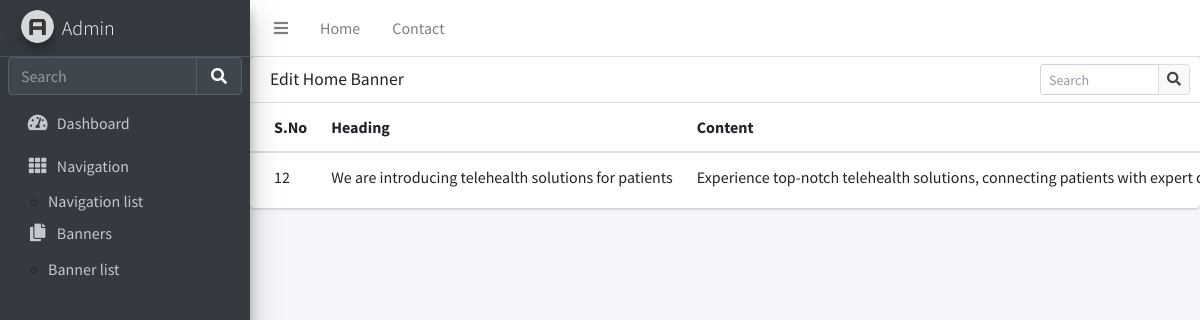
/admin/banner-list.php, run on the app's committed database.
### tables this page shows
CREATE TABLE `banner_tbl` (
  `id` int NOT NULL,
  `heading` varchar(255) NOT NULL,
  `content` varchar(255) NOT NULL,
  `image` varchar(255) NOT NULL
);

### admin/banner-list.php (the view, shortened to what this page needs)
<!DOCTYPE html>
<html lang="en">
<head>
  <link rel="stylesheet" href="cssmain/all.min.css">
  <link rel="stylesheet" href="cssmain/adminlte.min.css">
</head>
<body class="hold-transition sidebar-mini">
<div class="wrapper">
  <nav class="main-header navbar navbar-expand navbar-white navbar-light">
    <ul class="navbar-nav">
      <li class="nav-item">
        <a class="nav-link" data-widget="pushmenu" href="#" role="button"><i class="fas fa-bars"></i></a>
      </li>
      <li class="nav-item d-none d-sm-inline-block">
        <a href="../../index3.html" class="nav-link">Home</a>
      </li>
      <li class="nav-item d-none d-sm-inline-block">
        <a href="#" class="nav-link">Contact</a>
      </li>
    </ul>
  </nav>
  <?php include "sidebar.php"; ?>
  <div class="content-wrapper">
            <div class="row">
          <div class="col-12">
            <div class="card">
              <div class="card-header">
                <h3 class="card-title">Edit Home Banner</h3>
                <div class="card-tools">
                  <div class="input-group input-group-sm" style="width: 150px;">
                    <input type="text" name="table_search" class="form-control float-right" placeholder="Search">
                    <div class="input-group-append">
                      <button type="submit" class="btn btn-default">
                        <i class="fas fa-search"></i>
                      </button>
                    </div>
                  </div>
                </div>
              </div>
              <div class="card-body table-responsive p-0">
                <table class="table table-hover text-nowrap">
                  <thead>
                    <tr>
                      <th>S.No</th>
                      <th>Heading</th>
                      <th>Content</th>
                    </tr>
                  </thead>
                  <tbody>
                         <?php
                            include_once('connection.php');
                            $stmt = $conn->prepare("SELECT * FROM banner_tbl");
                            $stmt->execute();
                            $result = $stmt->get_result();
                            $users = $result->fetch_all(MYSQLI_ASSOC);
                            foreach ($users as $user) {
                            ?>
                    <tr>
                        <td>
                            <?php echo $user['id']; ?>
                        </td>
                        <td>
                            <?php echo $user['heading']; ?>
                        </td>
                        <td>
                            <?php echo $user['content']; ?>
                        </td>
                    </tr>
                    <?php
                    }
                    ?>
                  </tbody>
                </table>
              </div>
            </div>
          </div>
        </div>
  </div>
</div>
</body>
</html>

### data on the page
banner_tbl: id "12", heading "We are introducing telehealth solutions for patients", content "Experience top-notch telehealth solutions, connecting patients with expert…"
